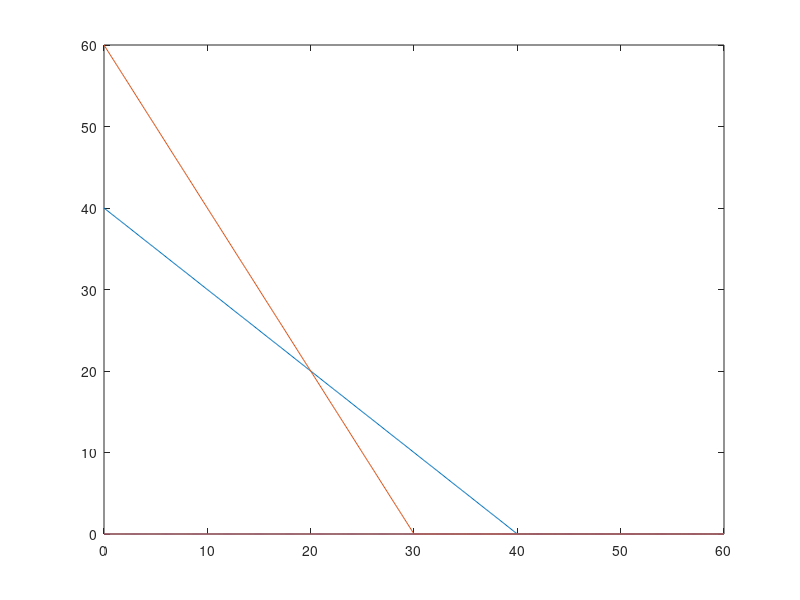

Source code (MATLAB):
clc 
clear all 
A=[1 1 ; 2 1 ; 1 0 ; 0 1];
B=[40;60;0;0];
C=[8 1];

x1 = 0:0.1:max(B);

for i=1:4
    x2=(B(i)-(x1*A(i,1)))/A(i,2);
    x2=max(0,x2);
    plot(x1,x2);
    hold on
end

sol=[];
for i=1:4
    A1=A(i,:);
    B1=B(i);
    for j=i+1:4
        A2=A(j,:);
        B2=B(j);

        A3=[A1;A2];
        B3=[B1;B2];
        x=inv(A3)*B3;
        sol=[sol,x];
    end
end

sol;

pts=sol';
x=pts(:,1);
y=pts(:,2);

H1=find(x+y-40>0);
pts(H1,:)=[];

x=pts(:,1);
y=pts(:,2);
H2=find(2*x+y-60>0);
pts(H2,:)=[];

x=pts(:,1);
y=pts(:,2);
H3=find(x<0);
pts(H3,:)=[];

x=pts(:,1);
y=pts(:,2);
H4=find(y<0);
pts(H4,:)=[];

k=pts;
output=[];
for i=1:size(k,1)
    x=sum(k(i,:)*C');
    output=[output,x];
end

max(output)